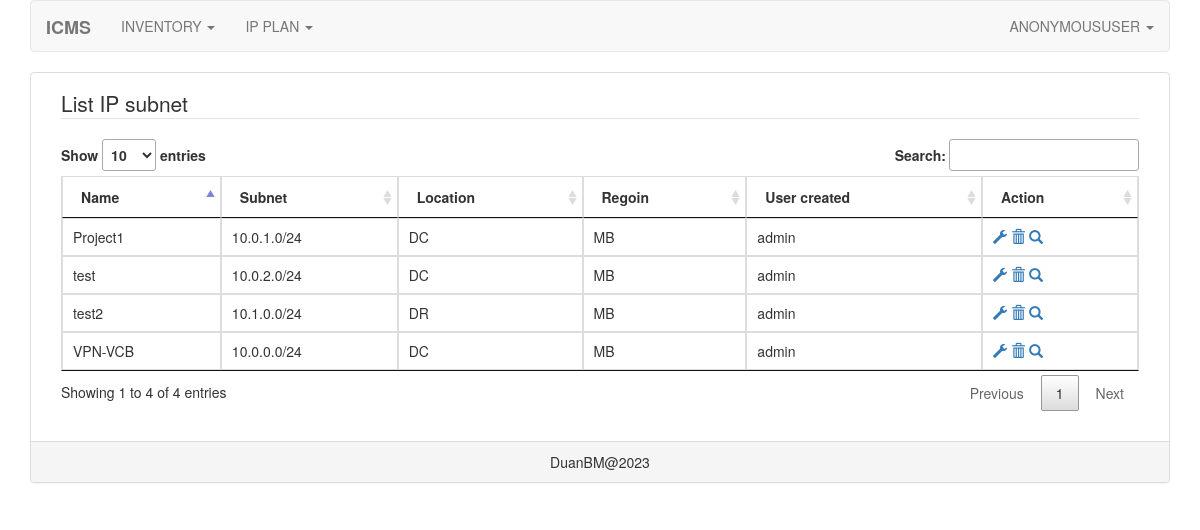
Before: /ipplan/list-subnet with the older database file.
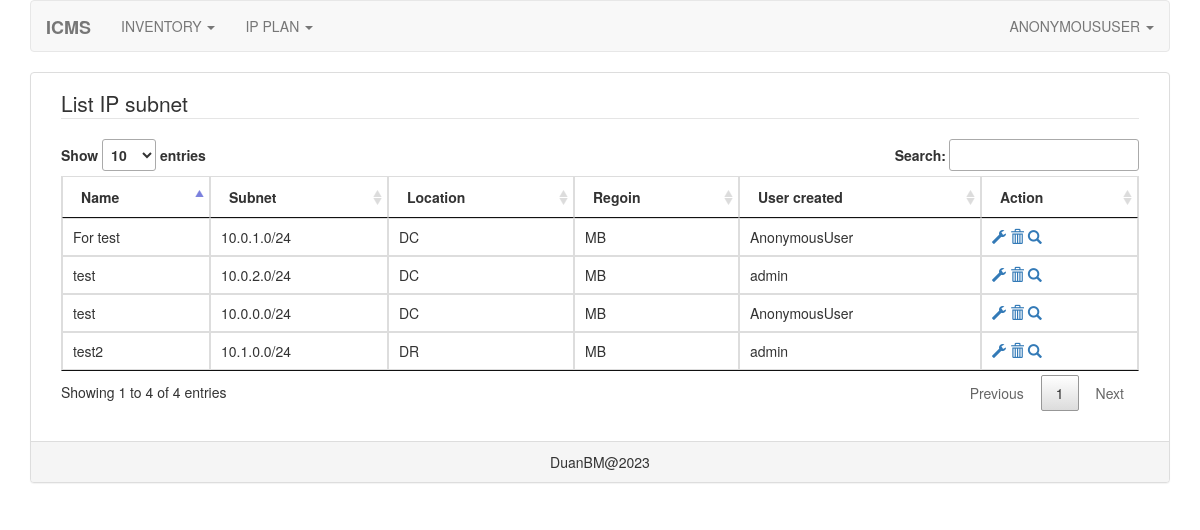
After: the same page with the newer database file.
### ipplan/models.py (models this page shows, shortened)
class Subnet(models.Model):
    subnet = models.CharField(max_length=100, unique=True)
    name = models.CharField(max_length=100)
    location = models.ForeignKey('Location', on_delete=models.CASCADE)
    description = models.CharField(max_length=1000)
    created_time = models.DateTimeField(auto_now=True)
    user_created = models.CharField(max_length=100)

class Location(models.Model):
    location = models.CharField(max_length=100, unique=True)
    region = models.ForeignKey('Region', on_delete=models.CASCADE)
    description = models.CharField(max_length=200)
    created_time = models.DateTimeField(auto_now=True)
    user_created = models.CharField(max_length=100)
    def __str__(self):
        return self.location

class Region(models.Model):
    region = models.CharField(max_length=100, unique=True)
    description = models.CharField(max_length=200)
    created_time = models.DateTimeField(auto_now=True)
    user_created = models.CharField(max_length=100)
    def __str__(self):
        return self.region

### ipplan/views.py (the view)
# urls.py: path('list-subnet', SubnetListView.as_view()),
class SubnetListView(ListView):
    model = Subnet
    context_object_name = 'subnets'
    template_name = "list_subnet.html"

### ipplan/templates/list_subnet.html (shortened to what this page needs)
{% extends 'base.html' %}
{% block content %}
<div class="col-xs-12 col-sm-12 col-md-12 col-lg-12">
    <div class="form-group">
        <legend>List IP subnet</legend>
    </div>
    <div class="form-group">
        <div class="table-responsive">
            <table class="table table-hover table-bordered" id="list-ip-subnet-table">
                <thead>
                        <th>Name</th>
                        <th>Subnet</th>
                        <th>Location</th>
                        <th>Regoin</th>
                        <th>User created</th>
                        <th>Action</th>
                </thead>
                <tbody>
                    {% for obj in subnets %}
                    <tr>
                        <td>{{ obj.name }}</td>
                        <td>{{ obj.subnet }}</td>
                        <td>{{ obj.location }}</td>
                        <td>{{ obj.location.region }}</td>
                        <td>{{ obj.user_created }}</td>
                        <td>
                            <a href="/ipplan/update-subnet/{{obj.id}}"><span class="glyphicon glyphicon-wrench" aria-hidden="true"></span></a>
                            <a data-toggle="modal" href='#delete-subnet-modal' id="{{ obj.id }}"><span class="glyphicon glyphicon-trash" aria-hidden="true"></span></a>
                            <a href="/ipplan/list-ip/{{ obj.id }}"><span class="glyphicon glyphicon-search" aria-hidden="true"></span></a>
                        </td>
                    </tr>
                    {% endfor %}
                </tbody>
            </table>
        </div>
    </div>
</div>
{% endblock content %}
{% block css %}
<link rel="stylesheet" href="/static/core/css/jquery-datatable.css">
{% endblock css %}

### core/templates/base.html (shortened to what this page needs)
<!DOCTYPE html>
<html lang="vi">
  <head>
    <link rel="stylesheet" href="/static/core/css/bootstrap.min.css">
    <link rel="stylesheet" href="/static/core/css/core.css">
    {% block css %}{% endblock css %}
  </head>
  <body>
    <div class="container">
      <div class="main-nav">
        <nav class="navbar navbar-default" role="navigation">
          <div class="navbar-header">
            <a class="navbar-brand" href="/"><strong>ICMS</strong></a>
          </div>
          <div class="collapse navbar-collapse navbar-ex1-collapse">
            <ul class="nav navbar-nav">
              <li class="dropdown">
                <a href="#" class="dropdown-toggle" data-toggle="dropdown"
                  role="button" aria-haspopup="true" aria-expanded="false">INVENTORY
                  <span class="caret"></span></a>
              </li>
              <li class="dropdown">
                <a href="#" class="dropdown-toggle" data-toggle="dropdown"
                  role="button" aria-haspopup="true" aria-expanded="false">IP PLAN
                  <span class="caret"></span></a>
              </li>
            </ul>
            <ul class="nav navbar-nav navbar-right">
              <li class="dropdown">
                <a href="#" class="dropdown-toggle" data-toggle="dropdown">{{ request.user| upper }} <b class="caret"></b></a>
              </li>
            </ul>
          </div>
        </nav>
      </div>
      <div class="panel panel-default">
        <div class="panel-body">{% block content %} {% endblock content %}</div>
        <div class="panel-footer"><center>DuanBM@2023</center></div>
      </div>
    </div>
  </body>
</html>

Changed rows visible on the page:
removed Subnet: name "VPN-VCB", subnet "10.0.0.0/24", location "DC", location.region "MB", user_created "admin"
removed Subnet: name "Project1", subnet "10.0.1.0/24", location "DC", location.region "MB", user_created "admin"
added Subnet: name "For test", subnet "10.0.1.0/24", location "DC", location.region "MB", user_created "AnonymousUser"
added Subnet: name "test", subnet "10.0.0.0/24", location "DC", location.region "MB", user_created "AnonymousUser"
